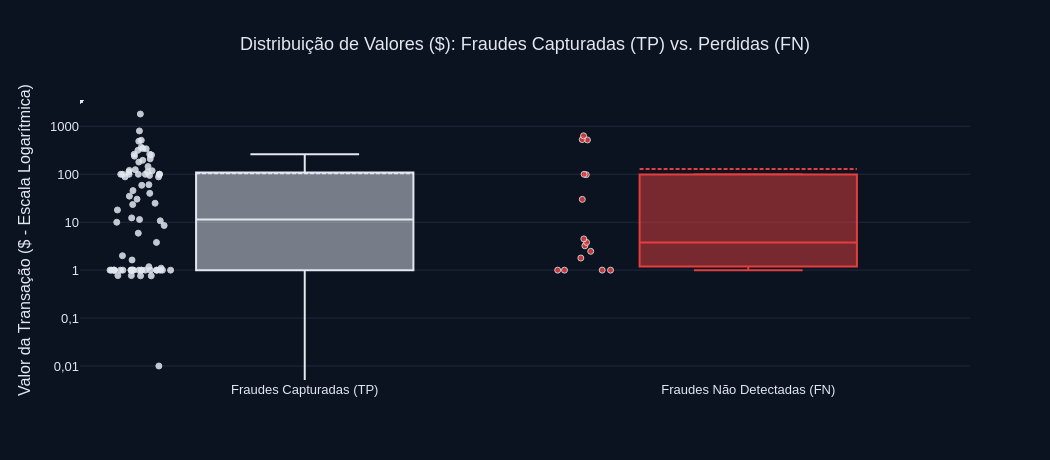

Here is the notebook cell this chart was saved with:
### Markdown cell above
### 📊 Diagnóstico de Ticket: Fraudes Capturadas (TP) vs. Fraudes Perdidas (FN)

Para entender a discrepância entre o **Recall de Transações (83,7%)** e o **Recall Financeiro (81,9%)**, analisamos a distribuição dos valores das fraudes divididas entre as que o modelo capturou com sucesso e as que passaram despercebidas no limiar ótimo.

### Code cell
# 1. Renderização do Gráfico de Distribuição dos Valores TP vs FN no Plotly Dark
fig_amounts_diag = plot_tp_vs_fn_amounts(
    y_true=y_test.values,
    y_pred=y_pred_opt,
    amounts=test_amounts,
    height=460,
    width=1050
)

fig_amounts_diag.show()

# 2. Resumo Estatístico Comparativo
tp_vals = test_amounts[(y_test.values == 1) & (y_pred_opt == 1)]
fn_vals = test_amounts[(y_test.values == 1) & (y_pred_opt == 0)]

print(f"Fraudes Capturadas (TP): {len(tp_vals)} transações | Média: ${tp_vals.mean():.2f} | Mediana: ${np.median(tp_vals):.2f} | Máx: ${tp_vals.max():.2f}")
print(f"Fraudes Perdidas   (FN): {len(fn_vals)} transações | Média: ${fn_vals.mean():.2f} | Mediana: ${np.median(fn_vals):.2f} | Máx: ${fn_vals.max():.2f}")

### Figure 1 — Plotly figure (JSON) as saved in the notebook; plotly's stock layout.template omitted (floating-point values rounded to 4 significant figures)
{"data": [{"alignmentgroup": "True", "boxmean": true, "boxpoints": "all", "hovertemplate": "Grupo=%{x}<br>Amount=%{y}<extra></extra>", "legendgroup": "Fraudes Capturadas (TP)", "marker": {"color": "#E2E8F0", "line": {"color": "#E2E8F0", "width": 1}, "opacity": 0.85, "size": 6}, "name": "Fraudes Capturadas (TP)", "notched": false, "offsetgroup": "Fraudes Capturadas (TP)", "orientation": "v", "showlegend": true, "type": "box", "x": ["Fraudes Capturadas (TP)", "Fraudes Capturadas (TP)", "Fraudes Capturadas (TP)", "Fraudes Capturadas (TP)", "Fraudes Capturadas (TP)", "Fraudes Capturadas (TP)", "Fraudes Capturadas (TP)", "Fraudes Capturadas (TP)", "Fraudes Capturadas (TP)", "Fraudes Capturadas (TP)", "Fraudes Capturadas (TP)", "Fraudes Capturadas (TP)", "Fraudes Capturadas (TP)", "Fraudes Capturadas (TP)", "Fraudes Capturadas (TP)", "Fraudes Capturadas (TP)", "Fraudes Capturadas (TP)", "Fraudes Capturadas (TP)", "Fraudes Capturadas (TP)", "Fraudes Capturadas (TP)", "Fraudes Capturadas (TP)", "Fraudes Capturadas (TP)", "Fraudes Capturadas (TP)", "Fraudes Capturadas (TP)", "Fraudes Capturadas (TP)", "Fraudes Capturadas (TP)", "Fraudes Capturadas (TP)", "Fraudes Capturadas (TP)", "Fraudes Capturadas (TP)", "Fraudes Capturadas (TP)", "Fraudes Capturadas (TP)", "Fraudes Capturadas (TP)", "Fraudes Capturadas (TP)", "Fraudes Capturadas (TP)", "Fraudes Capturadas (TP)", "Fraudes Capturadas (TP)", "Fraudes Capturadas (TP)", "Fraudes Capturadas (TP)", "Fraudes Capturadas (TP)", "Fraudes Capturadas (TP)", "Fraudes Capturadas (TP)", "Fraudes Capturadas (TP)", "Fraudes Capturadas (TP)", "Fraudes Capturadas (TP)", "Fraudes Capturadas (TP)", "Fraudes Capturadas (TP)", "Fraudes Capturadas (TP)", "Fraudes Capturadas (TP)", "Fraudes Capturadas (TP)", "Fraudes Capturadas (TP)", "Fraudes Capturadas (TP)", "Fraudes Capturadas (TP)", "Fraudes Capturadas (TP)", "Fraudes Capturadas (TP)", "Fraudes Capturadas (TP)", "Fraudes Capturadas (TP)", "Fraudes Capturadas (TP)", "Fraudes Capturadas (TP)", "Fraudes Capturadas (TP)", "Fraudes Capturadas (TP)", "Fraudes Capturadas (TP)", "Fraudes Capturadas (TP)", "Fraudes Capturadas (TP)", "Fraudes Capturadas (TP)", "Fraudes Capturadas (TP)", "Fraudes Capturadas (TP)", "Fraudes Capturadas (TP)", "Fraudes Capturadas (TP)", "Fraudes Capturadas (TP)", "Fraudes Capturadas (TP)", "Fraudes Capturadas (TP)", "Fraudes Capturadas (TP)", "Fraudes Capturadas (TP)", "Fraudes Capturadas (TP)", "Fraudes Capturadas (TP)", "Fraudes Capturadas (TP)", "Fraudes Capturadas (TP)", "Fraudes Capturadas (TP)", "Fraudes Capturadas (TP)", "Fraudes Capturadas (TP)", "Fraudes Capturadas (TP)", "Fraudes Capturadas (TP)", "Fraudes Capturadas (TP)"], "x0": " ", "xaxis": "x", "y": [0.01, 1.0, 124.5, 24.9, 9.99, 1.0, 345.0, 1.63, 1.0, 512.2, 261.9, 144.8, 1.0, 99.99, 1.18, 99.99, 179.7, 1.0, 60.6, 120.5, 1.0, 30.3, 88.23, 1.0, 111.7, 209.7, 1.0, 0.76, 59.0, 1.0, 12.31, 1.0, 0.76, 2.0, 0.77, 99.99, 489.7, 1.0, 1.0, 1.0, 88.23, 45.64, 0.0, 8.54, 118.3, 0.77, 35.0, 261.2, 1.0, 1.0, 0.0, 1.0, 340.1, 99.99, 1.0, 1.0, 11.39, 23.36, 238.9, 1.0, 18.0, 99.99, 1810.0, 10.7, 802.5, 94.82, 364.2, 99.99, 112.3, 0.0, 195.7, 316.1, 1.0, 3.79, 252.9, 1.0, 1.1, 99.99, 0.0, 5.91, 1.0, 0.0, 40.0], "y0": " ", "yaxis": "y"}, {"alignmentgroup": "True", "boxmean": true, "boxpoints": "all", "hovertemplate": "Grupo=%{x}<br>Amount=%{y}<extra></extra>", "legendgroup": "Fraudes Não Detectadas (FN)", "marker": {"color": "#E53E3E", "line": {"color": "#E2E8F0", "width": 1}, "opacity": 0.85, "size": 6}, "name": "Fraudes Não Detectadas (FN)", "notched": false, "offsetgroup": "Fraudes Não Detectadas (FN)", "orientation": "v", "showlegend": true, "type": "box", "x": ["Fraudes Não Detectadas (FN)", "Fraudes Não Detectadas (FN)", "Fraudes Não Detectadas (FN)", "Fraudes Não Detectadas (FN)", "Fraudes Não Detectadas (FN)", "Fraudes Não Detectadas (FN)", "Fraudes Não Detectadas (FN)", "Fraudes Não Detectadas (FN)", "Fraudes Não Detectadas (FN)", "Fraudes Não Detectadas (FN)", "Fraudes Não Detectadas (FN)", "Fraudes Não Detectadas (FN)", "Fraudes Não Detectadas (FN)", "Fraudes Não Detectadas (FN)", "Fraudes Não Detectadas (FN)"], "x0": " ", "xaxis": "x", "y": [99.99, 1.0, 1.0, 529.0, 98.01, 519.9, 1.0, 4.49, 1.79, 3.22, 3.79, 635.1, 29.95, 2.47, 1.0], "y0": " ", "yaxis": "y"}], "layout": {"boxmode": "overlay", "font": {"color": "#E2E8F0", "family": "Arial", "size": 13}, "height": 460, "legend": {"title": {"text": "Grupo"}, "tracegroupgap": 0}, "paper_bgcolor": "#0B1320", "plot_bgcolor": "#0B1320", "separators": ",.", "showlegend": false, "title": {"font": {"color": "#E2E8F0", "family": "Arial", "size": 18}, "text": "Distribuição de Valores ($): Fraudes Capturadas (TP) vs. Perdidas (FN)", "x": 0.5}, "width": 1050, "xaxis": {"anchor": "y", "categoryarray": ["Fraudes Capturadas (TP)", "Fraudes Não Detectadas (FN)"], "categoryorder": "array", "color": "#E2E8F0", "domain": [0, 1], "showgrid": false, "title": {"text": ""}}, "yaxis": {"anchor": "x", "color": "#E2E8F0", "domain": [0, 1], "gridcolor": "#1E293B", "showgrid": true, "title": {"text": "Valor da Transação ($ - Escala Logarítmica)"}, "type": "log"}}}
